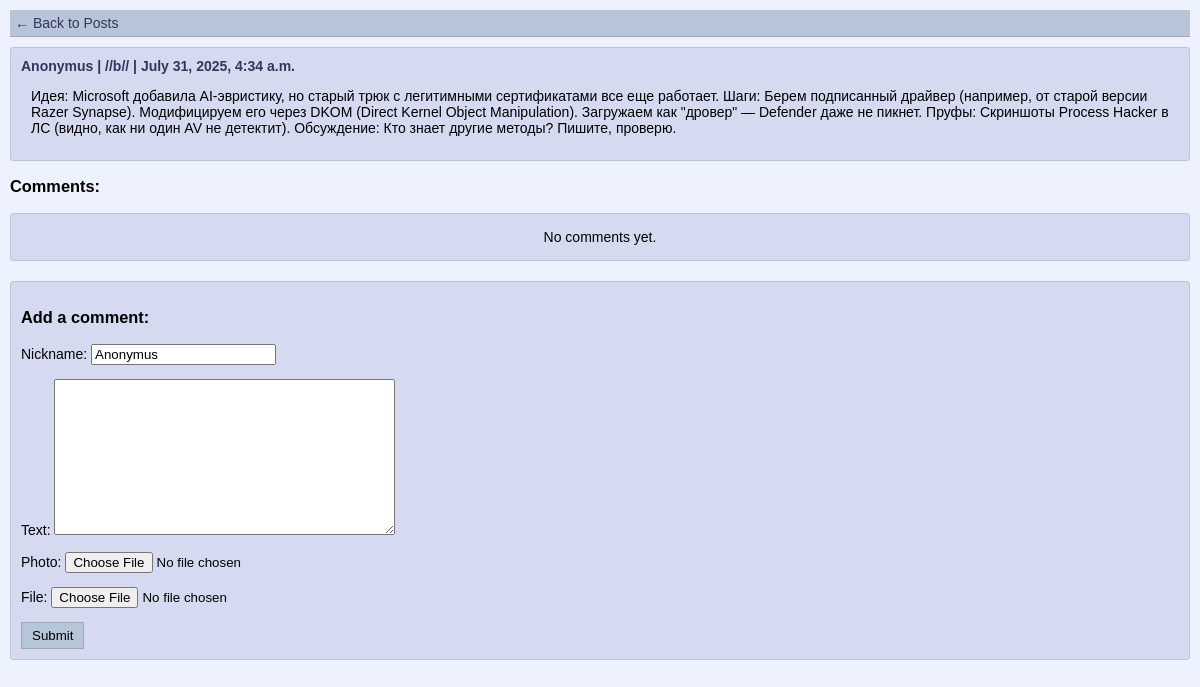
The page /1 on the database its author committed.
### analog/models.py (models this page shows, shortened)
class Post(models.Model):
    category = models.CharField(choices=CHOICES, default="/b/", max_length=12, blank=False)
    created_at = models.DateTimeField(auto_now_add=True)
    nickname = models.CharField(max_length=255, blank=True, default="Anonymus", unique=False)
    text = models.TextField(max_length=5000, blank=False)
    photo = models.ImageField(null=True, blank=True, upload_to="post/")
    file = models.FileField(null=True, blank=True, upload_to="post/")

### analog/views.py (the view)
# urls.py: path('<int:pk>', PostDetailView.as_view(), name = "post_detail")
class PostDetailView(DetailView):
    model = Post
    template_name = "post_detail.html"
    context_object_name = "post"
    def get_context_data(self, **kwargs):
        context = super().get_context_data(**kwargs)
        context['comments'] = Comment.objects.filter(post=self.object).order_by('created_at')
        context['comment_form'] = CommentForm()
        return context
    def post(self, request, *args, **kwargs):
        self.object = self.get_object()
        form = CommentForm(request.POST, request.FILES)
        if form.is_valid():
            comment = form.save(commit=False)
            comment.post = self.object
            comment.author = request.user
            comment.save()
            return redirect(reverse('post_detail', kwargs={'pk': self.object.pk}))
        context = self.get_context_data()
        context['comment_form'] = form
        return self.render_to_response(context)

### analog/forms.py
class CommentForm(forms.ModelForm):
    class Meta:
        model = Comment
        fields = ['nickname', 'text', 'photo', 'file']

### templates/post_detail.html (shortened to what this page needs)
<!DOCTYPE html>
<html lang="en">
<head>
</head>
<body>
    <div class="header">
        <a href="{% url 'post_list' %}">← Back to Posts</a>
    </div>
    <div class="post">
        <div class="post-header">
            <span class="post-nickname">{{post.nickname}}</span> |
            <span class="post-category">/{{post.category}}/</span> |
            <span class="post-time">{{post.created_at}}</span>
        </div>
        <div class="post-content">
            <p>{{post.text}}</p>
        </div>
    </div>
    <h3>Comments:</h3>
    {% if comments %}
        {% for comment in comments %}
        <div class="comment">
            <div class="comment-header">
                {{comment.nickname}} | {{comment.created_at}}
            </div>
            <div class="comment-content">
                <p>{{comment.text}}</p>
                {% if comment.photo %}
                    <img src="{{ comment.photo.url }}" alt="Comment photo">
                {% endif %}
                {% if comment.file %}
                    <p>File: <a href="{{ comment.file.url }}" download>{{ comment.file.name|slice:"10:" }} - Download</a></p>
                {% endif %}
            </div>
        </div>
        {% endfor %}
    {% else %}
        <div class="no-comments">
            No comments yet.
        </div>
    {% endif %}
    <div class="comment-form">
        <h3>Add a comment:</h3>
        <form method="post" enctype="multipart/form-data">
            {{ comment_form.as_p }}
            <button type="submit">Submit</button>
        </form>
    </div>
</body>
</html>

### templates/post_detail.html (style rules this page uses)
body { font-family: Arial, sans-serif; background-color: #eef2ff; margin: 0; padding: 10px; color: #000; font-size: 14px; }
.header { background-color: #b7c5d9; padding: 5px; margin-bottom: 10px; border-bottom: 1px solid #a7a7a7; }
.post { background-color: #d6daf0; padding: 10px; margin-bottom: 15px; border: 1px solid #b7c5d9; border-radius: 3px; }
.post-header { color: #34345c; font-weight: bold; margin-bottom: 5px; }
.post-content { margin-left: 10px; margin-top: 10px; }
.comment-form { background-color: #d6daf0; padding: 10px; margin-top: 20px; border: 1px solid #b7c5d9; border-radius: 3px; }
a { color: #34345c; text-decoration: none; }
button { background-color: #b7c5d9; border: 1px solid #a7a7a7; padding: 5px 10px; cursor: pointer; }
.no-comments { background-color: #d6daf0; padding: 15px; border: 1px solid #b7c5d9; border-radius: 3px; text-align: center; }

### rows shown on the page
Post: nickname "Anonymus", category "/b/", created_at "July 31, 2025, 4:34 a.m.", text "Идея: Microsoft добавила AI-эвристику, но старый трюк с легитимными сертификатами все еще работает. Шаги: Берем подписанный драйвер (например, от старой версии Razer Synapse). Модифицируем его через DKOM (Direct Kernel Object Manipulation). Загружаем как \"дровер\" — Defender даже не пикнет. Пруфы: Скриншоты Process Hacker в ЛС (видно, как ни один AV не детектит). Обсуждение: Кто знает другие методы? Пишите, проверю."
